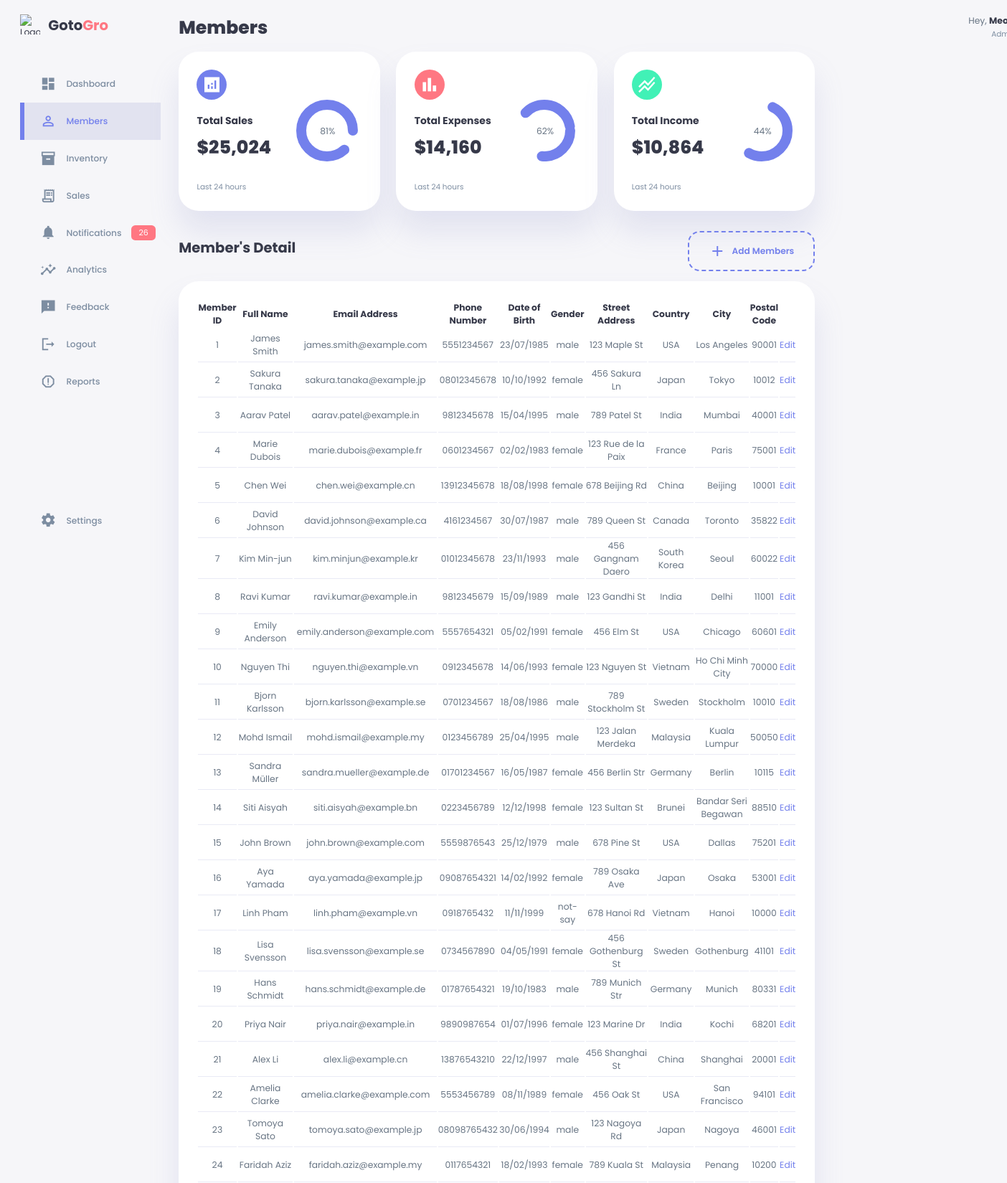
The app's page /members.php?show=all (upper part) with its own data.
### tables this page shows
CREATE TABLE IF NOT EXISTS members (
	Member_ID INT(5) NOT NULL AUTO_INCREMENT PRIMARY KEY,
	Full_Name VARCHAR(50) NOT NULL,
	Email_Address VARCHAR(50) NOT NULL,
	Phone_Number VARCHAR(12) NOT NULL,
	DOB VARCHAR(10) NOT NULL,
	Gender VARCHAR(7) NOT NULL,
	Street_Address VARCHAR(50) NOT NULL,
	Country VARCHAR(50) NOT NULL,
	City VARCHAR(50) NOT NULL,
	Postal_Code INT(5) NOT NULL
);

### members.php (the view, shortened to what this page needs)
<?php
require_once('settings.php');
$conn = new mysqli($host, $user, $pwd, $sql_db);
$limit = 10;
if (isset($_GET['show']) && $_GET['show'] === 'all') {
    $sql = "SELECT * FROM members";
} else {
    $sql = "SELECT * FROM members LIMIT $limit";
    $show_all = false;
}
$result = $conn->query($sql);
?>
<!DOCTYPE html>
<html lang="en">
<head>
    <link rel="stylesheet" href="./style.css" />
    <link rel="stylesheet" href="./member.css" />
    <link rel="stylesheet" href="./memberform.css" />
</head>
<body>
    <div class="container">
        <aside>
            <div class="top">
                <div class="logo">
                    <img src="./images/logo.png" alt="Logo" />
                    <h2>Goto<span class="danger">Gro</span></h2>
                </div>
            </div>
            <div class="sidebar">
                <a href="index.php">
                    <span class="material-icons-sharp"> dashboard </span>
                    <h3>Dashboard</h3>
                </a>
                <a href="members.php" class="active">
                    <span class="material-icons-sharp"> person_outline </span>
                    <h3>Members</h3>
                </a>
                <a href="inventory.php">
                    <span class="material-icons-sharp"> inventory_2 </span>
                    <h3>Inventory </h3>
                </a>
                <a href="sales.php">
                    <span class="material-icons-sharp"> receipt_long </span>
                    <h3>Sales</h3>
                </a>
                <a href="#">
                    <span class="material-icons-sharp"> notifications </span>
                    <h3>Notifications</h3>
                    <span class="message-count">26</span>
                </a>
                <a href="#">
                    <span class="material-icons-sharp"> insights </span>
                    <h3>Analytics</h3>
                </a>
                <a href="#">
                    <span class="material-icons-sharp"> feedback </span>
                    <h3>Feedback</h3>
                </a>
                <a href="#">
                    <span class="material-icons-sharp"> logout </span>
                    <h3>Logout</h3>
                </a>
                <a href="#">
                    <span class="material-icons-sharp"> report_gmailerrorred </span>
                    <h3>Reports</h3>
                </a>
                <a href="#">
                    <span class="material-icons-sharp"> settings </span>
                    <h3>Settings</h3>
                </a>
            </div>
        </aside>
        <main>
            <h1>Members</h1>
            <div class="insights">
                <div class="sales">
                    <span class="material-icons-sharp"> analytics </span>
                    <div class="middle">
                        <div class="left">
                            <h3>Total Sales</h3>
                            <h1>$25,024</h1>
                        </div>
                        <div class="progress">
                            <svg>
                                <circle cx="38" cy="38" r="36"></circle>
                            </svg>
                            <div class="number">
                                <p>81%</p>
                            </div>
                        </div>
                    </div>
                    <small class="text-muted"> Last 24 hours </small>
                </div>
                <div class="expenses">
                    <span class="material-icons-sharp"> bar_chart </span>
                    <div class="middle">
                        <div class="left">
                            <h3>Total Expenses</h3>
                            <h1>$14,160</h1>
                        </div>
                        <div class="progress">
                            <svg>
                                <circle cx="38" cy="38" r="36"></circle>
                            </svg>
                            <div class="number">
                                <p>62%</p>
                            </div>
                        </div>
                    </div>
                    <small class="text-muted"> Last 24 hours </small>
                </div>
                <div class="income">
                    <span class="material-icons-sharp"> stacked_line_chart </span>
                    <div class="middle">
                        <div class="left">
                            <h3>Total Income</h3>
                            <h1>$10,864</h1>
                        </div>
                        <div class="progress">
                            <svg>
                                <circle cx="38" cy="38" r="36"></circle>
                            </svg>
                            <div class="number">
                                <p>44%</p>
                            </div>
                        </div>
                    </div>
                    <small class="text-muted"> Last 24 hours </small>
                </div>
            </div>
            <div class="member-container">
                <div class="member-detail">
                    <div class="member-detail-header">
                        <h2>Member's Detail</h2>
                        <div class="add-member">
                            <div>
                                <span class="material-icons-sharp">add</span>
                                <h3>Add Members</h3>
                            </div>
                        </div>
                    </div>
                    <table id="member-detail--table">
                        <thead>
                            <tr>
                                <th>Member ID</th>
                                <th>Full Name</th>
                                <th>Email Address</th>
                                <th>Phone Number</th>
                                <th>Date of Birth</th>
                                <th>Gender</th>
                                <th>Street Address</th>
                                <th>Country</th>
                                <th>City</th>
                                <th>Postal Code</th>
                                <th></th>
                            </tr>
                        </thead>
                        <tbody>
                            <?php
                            if ($result->num_rows > 0) {
                                while ($row = $result->fetch_assoc()) {
                                    echo "<tr>";
                                    echo "<td>" . $row["Member_ID"] . "</td>";
                                    echo "<td>" . $row["Full_Name"] . "</td>";
                                    echo "<td>" . $row["Email_Address"] . "</td>";
                                    echo "<td>" . $row["Phone_Number"] . "</td>";
                                    echo "<td>" . $row["DOB"] . "</td>";
                                    echo "<td>" . $row["Gender"] . "</td>";
                                    echo "<td>" . $row["Street_Address"] . "</td>";
                                    echo "<td>" . $row["Country"] . "</td>";
                                    echo "<td>" . $row["City"] . "</td>";
                                    echo "<td>" . $row["Postal_Code"] . "</td>";
                                    echo "<td><a class='edit-member' onclick=\"requestMemberInfo(this)\" data-member-id='" . $row["Member_ID"] . "'>Edit</a></td>";
                                    echo "</tr>";
                                }
                            }
                            ?>
                        </tbody>
                    </table>
                </div>
            </div>
        </main>
        <div class="right">
            <div class="top">
                <div class="profile">
                    <div class="info">
                        <p>Hey, <b>Meow</b></p>
                        <small class="text-muted">Admin</small>
                    </div>
                </div>
            </div>
        </div>
    </div>
</body>
</html>

### style.css (style rules this page uses)
:root { --color-primary: #7380ec; --color-danger: #ff7782; --color-success: #41f1b6; --color-warning: #ffbb55; --color-white: #fff; --color-info-dark: #7d8da1; --color-info-light: #dce1eb; --color-dark: #363949; --color-light: rgba(132, 139, 200, 0.18); --color-primary-variant: #111e88; --color-dark-variant: #677483; --color-background: #f6f6f9; --card-border-radius: 2rem; --border-radius-1: 0.4rem; --border-radius-2: 0.8rem; --border-radius-3: 1.2rem; --card-padding: 1.8rem; --padding-1: 1.2rem; --box-shadow: 0 2rem 3rem var(--color-light); }
* { margin: 0; padding: 0; outline: 0; appearance: none; border: 0; text-decoration: none; list-style: none; box-sizing: border-box; }
html { font-size: 14px; }
body { width: 100vw; height: 100vh; font-family: poppins, sans-serif; font-size: 0.88rem; background: var(--color-background); user-select: none; overflow-x: hidden; color: var(--color-dark); }
.container { display: grid; width: 96%; margin: 0 auto; gap: 1.8rem; grid-template-columns: 14rem auto 23rem; }
a { color: var(--color-dark); }
img { display: block; width: 100%; }
h1 { font-weight: 800; font-size: 1.8rem; }
h2 { font-size: 1.4rem; }
h3 { font-size: 0.87rem; }
small { font-size: 0.75rem; }
.text-muted { color: var(--color-info-dark); }
p { color: var(--color-dark-variant); }
b { color: var(--color-dark); }
.danger { color: var(--color-danger); }
aside { height: 100vh; }
aside .top { display: flex; align-items: center; justify-content: space-between; margin-top: 1.4rem; }
aside .logo { display: flex; gap: 0.8rem; }
aside .logo img { width: 2rem; height: 2rem; }
aside .sidebar { display: flex; flex-direction: column; height: 86vh; position: relative; top: 3rem; }
aside h3 { font-weight: 500; }
aside .sidebar a { display: flex; color: var(--color-info-dark); margin-left: 2rem; gap: 1rem; align-items: center; position: relative; height: 3.7rem; transition: all 300ms ease; }
aside .sidebar a span { font-size: 1.6rem; transition: all 300ms ease; }
aside .sidebar a:last-child { position: absolute; bottom: 2rem; width: 100%; }
aside .sidebar a.active { background: var(--color-light); color: var(--color-primary); margin-left: 0; }
aside .sidebar a.active:before { content: ""; width: 6px; height: 100%; background: var(--color-primary); }
aside .sidebar a.active span { color: var(--color-primary); margin-left: calc(1rem - 6px); }
aside .sidebar .message-count { background: var(--color-danger); color: var(--color-white); padding: 2px 10px; font-size: 11px; border-radius: var(--border-radius-1); }
main { margin-top: 1.4rem; }
main .insights { display: grid; grid-template-columns: repeat(3, 1fr); gap: 1.6rem; }
main .insights > div { background: var(--color-white); padding: var(--card-padding); border-radius: var(--card-border-radius); margin-top: 1rem; box-shadow: var(--box-shadow); transition: all 300ms ease; }
main .insights > div span { background: var(--color-primary); padding: 0.5rem; border-radius: 50%; color: var(--color-white); font-size: 2rem; }
main .insights > div.expenses span { background: var(--color-danger); }
main .insights > div.income span { background: var(--color-success); }
main .insights > div .middle { display: flex; align-items: center; justify-content: space-between; }
main .insights h3 { margin: 1rem 0 0.6rem; font-size: 1rem; }
main .insights .progress { position: relative; width: 92px; height: 92px; border-radius: 50%; }
main .insights svg { width: 7rem; height: 7rem; }
main .insights .progress .number { position: absolute; top: -2px; left: -2px; height: 100%; width: 100%; display: flex; justify-content: center; align-items: center; }
main .insights small { margin-top: 1.6rem; display: block; }
.right { margin-top: 1.4rem; }
.right .top { display: flex; justify-content: end; gap: 2rem; }
.right .top .profile { display: flex; gap: 2rem; text-align: right; }

### records on screen
members: Member_ID "1", Full_Name "James Smith", Email_Address "james.smith@example.com", Phone_Number "5551234567", DOB "23/07/1985", Gender "male", Street_Address "123 Maple St", Country "USA", City "Los Angeles", Postal_Code "90001"
members: Member_ID "2", Full_Name "Sakura Tanaka", Email_Address "sakura.tanaka@example.jp", Phone_Number "08012345678", DOB "10/10/1992", Gender "female", Street_Address "456 Sakura Ln", Country "Japan", City "Tokyo", Postal_Code "10012"
members: Member_ID "3", Full_Name "Aarav Patel", Email_Address "aarav.patel@example.in", Phone_Number "9812345678", DOB "15/04/1995", Gender "male", Street_Address "789 Patel St", Country "India", City "Mumbai", Postal_Code "40001"
members: Member_ID "4", Full_Name "Marie Dubois", Email_Address "marie.dubois@example.fr", Phone_Number "0601234567", DOB "02/02/1983", Gender "female", Street_Address "123 Rue de la Paix", Country "France", City "Paris", Postal_Code "75001"
members: Member_ID "5", Full_Name "Chen Wei", Email_Address "chen.wei@example.cn", Phone_Number "13912345678", DOB "18/08/1998", Gender "female", Street_Address "678 Beijing Rd", Country "China", City "Beijing", Postal_Code "10001"
members: Member_ID "6", Full_Name "David Johnson", Email_Address "david.johnson@example.ca", Phone_Number "4161234567", DOB "30/07/1987", Gender "male", Street_Address "789 Queen St", Country "Canada", City "Toronto", Postal_Code "35822"
members: Member_ID "7", Full_Name "Kim Min-jun", Email_Address "kim.minjun@example.kr", Phone_Number "01012345678", DOB "23/11/1993", Gender "male", Street_Address "456 Gangnam Daero", Country "South Korea", City "Seoul", Postal_Code "60022"
members: Member_ID "8", Full_Name "Ravi Kumar", Email_Address "ravi.kumar@example.in", Phone_Number "9812345679", DOB "15/09/1989", Gender "male", Street_Address "123 Gandhi St", Country "India", City "Delhi", Postal_Code "11001"
members: Member_ID "9", Full_Name "Emily Anderson", Email_Address "emily.anderson@example.com", Phone_Number "5557654321", DOB "05/02/1991", Gender "female", Street_Address "456 Elm St", Country "USA", City "Chicago", Postal_Code "60601"
members: Member_ID "10", Full_Name "Nguyen Thi", Email_Address "nguyen.thi@example.vn", Phone_Number "0912345678", DOB "14/06/1993", Gender "female", Street_Address "123 Nguyen St", Country "Vietnam", City "Ho Chi Minh City", Postal_Code "70000"
members: Member_ID "11", Full_Name "Bjorn Karlsson", Email_Address "bjorn.karlsson@example.se", Phone_Number "0701234567", DOB "18/08/1986", Gender "male", Street_Address "789 Stockholm St", Country "Sweden", City "Stockholm", Postal_Code "10010"
members: Member_ID "12", Full_Name "Mohd Ismail", Email_Address "mohd.ismail@example.my", Phone_Number "0123456789", DOB "25/04/1995", Gender "male", Street_Address "123 Jalan Merdeka", Country "Malaysia", City "Kuala Lumpur", Postal_Code "50050"
members: Member_ID "13", Full_Name "Sandra Müller", Email_Address "sandra.mueller@example.de", Phone_Number "01701234567", DOB "16/05/1987", Gender "female", Street_Address "456 Berlin Str", Country "Germany", City "Berlin", Postal_Code "10115"
members: Member_ID "14", Full_Name "Siti Aisyah", Email_Address "siti.aisyah@example.bn", Phone_Number "0223456789", DOB "12/12/1998", Gender "female", Street_Address "123 Sultan St", Country "Brunei", City "Bandar Seri Begawan", Postal_Code "88510"
members: Member_ID "15", Full_Name "John Brown", Email_Address "john.brown@example.com", Phone_Number "5559876543", DOB "25/12/1979", Gender "male", Street_Address "678 Pine St", Country "USA", City "Dallas", Postal_Code "75201"
members: Member_ID "16", Full_Name "Aya Yamada", Email_Address "aya.yamada@example.jp", Phone_Number "09087654321", DOB "14/02/1992", Gender "female", Street_Address "789 Osaka Ave", Country "Japan", City "Osaka", Postal_Code "53001"
members: Member_ID "17", Full_Name "Linh Pham", Email_Address "linh.pham@example.vn", Phone_Number "0918765432", DOB "11/11/1999", Gender "not-say", Street_Address "678 Hanoi Rd", Country "Vietnam", City "Hanoi", Postal_Code "10000"
members: Member_ID "18", Full_Name "Lisa Svensson", Email_Address "lisa.svensson@example.se", Phone_Number "0734567890", DOB "04/05/1991", Gender "female", Street_Address "456 Gothenburg St", Country "Sweden", City "Gothenburg", Postal_Code "41101"
members: Member_ID "19", Full_Name "Hans Schmidt", Email_Address "hans.schmidt@example.de", Phone_Number "01787654321", DOB "19/10/1983", Gender "male", Street_Address "789 Munich Str", Country "Germany", City "Munich", Postal_Code "80331"
members: Member_ID "20", Full_Name "Priya Nair", Email_Address "priya.nair@example.in", Phone_Number "9890987654", DOB "01/07/1996", Gender "female", Street_Address "123 Marine Dr", Country "India", City "Kochi", Postal_Code "68201"
members: Member_ID "21", Full_Name "Alex Li", Email_Address "alex.li@example.cn", Phone_Number "13876543210", DOB "22/12/1997", Gender "male", Street_Address "456 Shanghai St", Country "China", City "Shanghai", Postal_Code "20001"
members: Member_ID "22", Full_Name "Amelia Clarke", Email_Address "amelia.clarke@example.com", Phone_Number "5553456789", DOB "08/11/1989", Gender "female", Street_Address "456 Oak St", Country "USA", City "San Francisco", Postal_Code "94101"
members: Member_ID "23", Full_Name "Tomoya Sato", Email_Address "tomoya.sato@example.jp", Phone_Number "08098765432", DOB "30/06/1994", Gender "male", Street_Address "123 Nagoya Rd", Country "Japan", City "Nagoya", Postal_Code "46001"
members: Member_ID "24", Full_Name "Faridah Aziz", Email_Address "faridah.aziz@example.my", Phone_Number "0117654321", DOB "18/02/1993", Gender "female", Street_Address "789 Kuala St", Country "Malaysia", City "Penang", Postal_Code "10200"
